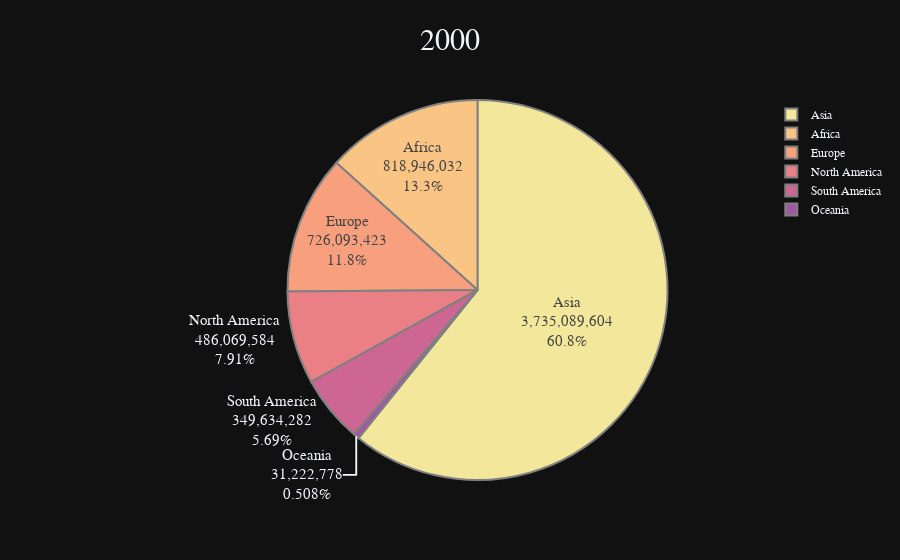

Notebook source saved alongside this figure:
### Code cell
# Summary for 2000 per continent
sum_2000_pop = df.groupby('Continent')['2000 Population'].sum()

# Pie chart
fig = px.pie(values=sum_2000_pop.values, 
             names=sum_2000_pop.index, 
             color_discrete_sequence=px.colors.sequential.Sunset,
             template = 'plotly_dark',
             title = "2000")

fig.update_layout(font = dict(family='Franklin Gothic'))
fig.update_layout(title={'font': {'size': 30}, 'xanchor': 'center', 'x' : 0.5})
fig.update_traces(textinfo='label+percent+value', textfont_size=15,
                  marker=dict(line=dict(color='#100000', width=0.2)))

fig.data[0].marker.line.width = 2
fig.data[0].marker.line.color='gray'
fig.show()

### Figure 1 — Plotly figure (JSON) as saved in the notebook; plotly's stock layout.template omitted (floating-point values rounded to 4 significant figures)
{"data": [{"domain": {"x": [0, 1], "y": [0, 1]}, "hovertemplate": "label=%{label}<br>value=%{value}<extra></extra>", "labels": ["Africa", "Asia", "Europe", "North America", "Oceania", "South America"], "legendgroup": "", "marker": {"line": {"color": "gray", "width": 2}}, "name": "", "showlegend": true, "textfont": {"size": 15}, "textinfo": "label+percent+value", "type": "pie", "values": [818946032, 3735089604, 726093423, 486069584, 31222778, 349634282]}], "layout": {"autosize": true, "font": {"family": "Franklin Gothic"}, "legend": {"tracegroupgap": 0}, "piecolorway": ["rgb(243, 231, 155)", "rgb(250, 196, 132)", "rgb(248, 160, 126)", "rgb(235, 127, 134)", "rgb(206, 102, 147)", "rgb(160, 89, 160)", "rgb(92, 83, 165)"], "title": {"font": {"size": 30}, "text": "2000", "x": 0.5, "xanchor": "center"}}}
